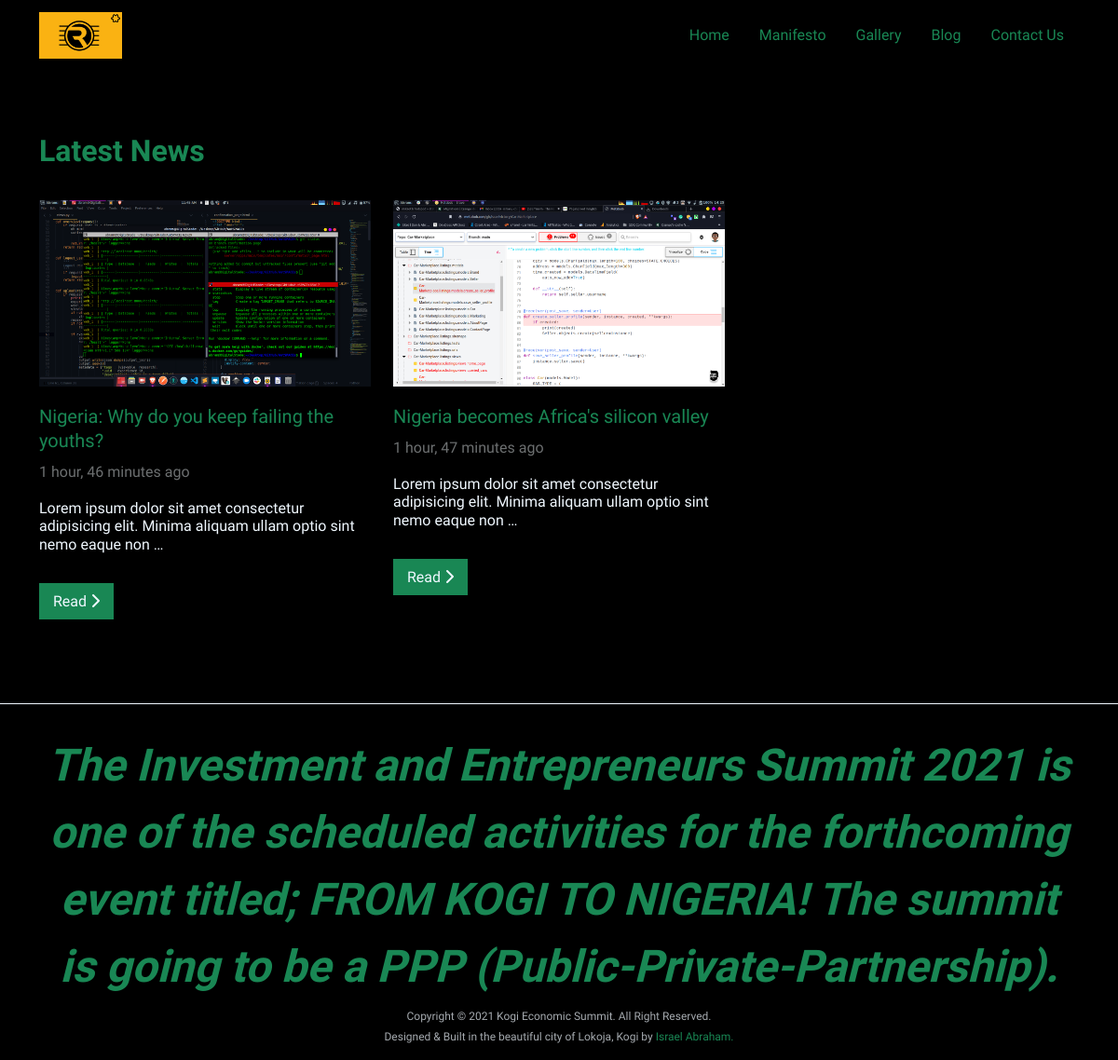
Screenshot of /blog/ with the database file from the repository.
### blog/models.py (models this page shows, shortened)
class Post(models.Model):
    title = models.CharField(max_length=255)
    slug = models.SlugField(max_length=500, blank=True, null=True)
    image = models.ImageField(null=True, blank=True, upload_to="blog/")
    date_created = models.DateTimeField(auto_now_add=True)
    date_modified = models.DateTimeField(auto_now=True)
    content = RichTextField()
    class Meta:
        verbose_name_plural = "Post"
    def get_absolute_url(self):
        return reverse("blog:post", args=[self.slug])

### blog/views.py (the view)
# urls.py: path("", views.posts, name="posts"),
def posts(request: HttpRequest) -> HttpResponse:
    posts = Post.objects.all().order_by("-date_created")
    context = {
        "posts": posts
    }
    return render(request, "blog/blog-grid.html", context)

### templates/blog/blog-grid.html (shortened to what this page needs)
{% extends "blog_base.html" %}
{% load static %}
{% block content %}
<section class="blog__grid">
    <div class="container">
        <div class="blog__grid">
            <div class="head">
                <p class="h3">
                    Latest News
                </p>
            </div>
            <div class="body">
                <div class="row animate__animated animate__fadeInDownBig animate__slower">
                    {% for post in posts %}
                    <div class="col-md-4">
                        <div class="image">
                            <img src="{{ post.image.url }}" alt="{{ post.title }}" class="img-responsive">
                        </div>
                        <div class="_blog_head">
                            <a href="{{ post.get_absolute_url }}" class="h5">
                                {{ post.title }}
                            </a>
                            <p class="h6 date_posted">
                                {{ post.date_created|timesince }} ago
                            </p>
                        </div>
                        <div class="_blog_body">
                            <p class="h6">
                                {{ post.content|truncatewords:16 }}
                            </p>
                            <a href="{{ post.get_absolute_url }}" class="h6">
                                Read <i class="fa fa-chevron-right" aria-hidden="true"></i>
                            </a>
                        </div>
                    </div>
                    {% endfor %}
                </div>
            </div>
        </div>
    </div>
</section>
{% endblock content %}

### summit/static/css/blog.css (style rules this page uses)
section.blog__grid { height: 100%; border-bottom: 1px solid #f0f8ff; background-color: #000; padding-bottom: 40px; }
section.blog__grid div.blog__grid { padding-top: 6%; }
section.blog__grid div.blog__grid div.head { margin-bottom: 3%; }
section.blog__grid div.blog__grid div.head p.h3 { color: #198754; font-size: 32px; font-weight: 600; margin-bottom: 10px; }
section.blog__grid div.blog__grid div.body div.col-md-4 { margin-bottom: 5%; }
section.blog__grid div.blog__grid div.body div.col-md-4 div.image img { width: 100%; height: 100%; }
section.blog__grid div.blog__grid div.body div.col-md-4 div._blog_head { margin-top: 20px; }
section.blog__grid div.blog__grid div.body div.col-md-4 div._blog_head a.h5 { color: #198754; text-decoration: none; }
section.blog__grid div.blog__grid div.body div.col-md-4 div._blog_head p.date_posted { margin-top: 10px; color: #6c6f70; }
section.blog__grid div.blog__grid div.body div.col-md-4 div._blog_body { margin-top: 20px; }
section.blog__grid div.blog__grid div.body div.col-md-4 div._blog_body p.h6 { font-weight: 400; color: #f0f8ff; margin-bottom: 40px; }
section.blog__grid div.blog__grid div.body div.col-md-4 div._blog_body a.h6 { background-color: #198754; color: #f0f8ff; padding: 10px 15px; text-decoration: none; transition: all 0.3s ease-in-out; }

### summit/static/css/styles.css (style rules this page uses)
* { margin: 0%; padding: 0%; }
body { font-family: "Recursive", sans-serif; scroll-behavior: smooth; }

### rows the page displays
Post: image (picture), title "Nigeria: Why do you keep failing the youths?", date_created "1 hour, 46 minutes", content "Lorem ipsum dolor sit amet consectetur adipisicing elit. Minima aliquam ullam optio sint nemo eaque non …"
Post: image (picture), title "Nigeria becomes Africa's silicon valley", date_created "1 hour, 47 minutes", content "Lorem ipsum dolor sit amet consectetur adipisicing elit. Minima aliquam ullam optio sint nemo eaque non …"
